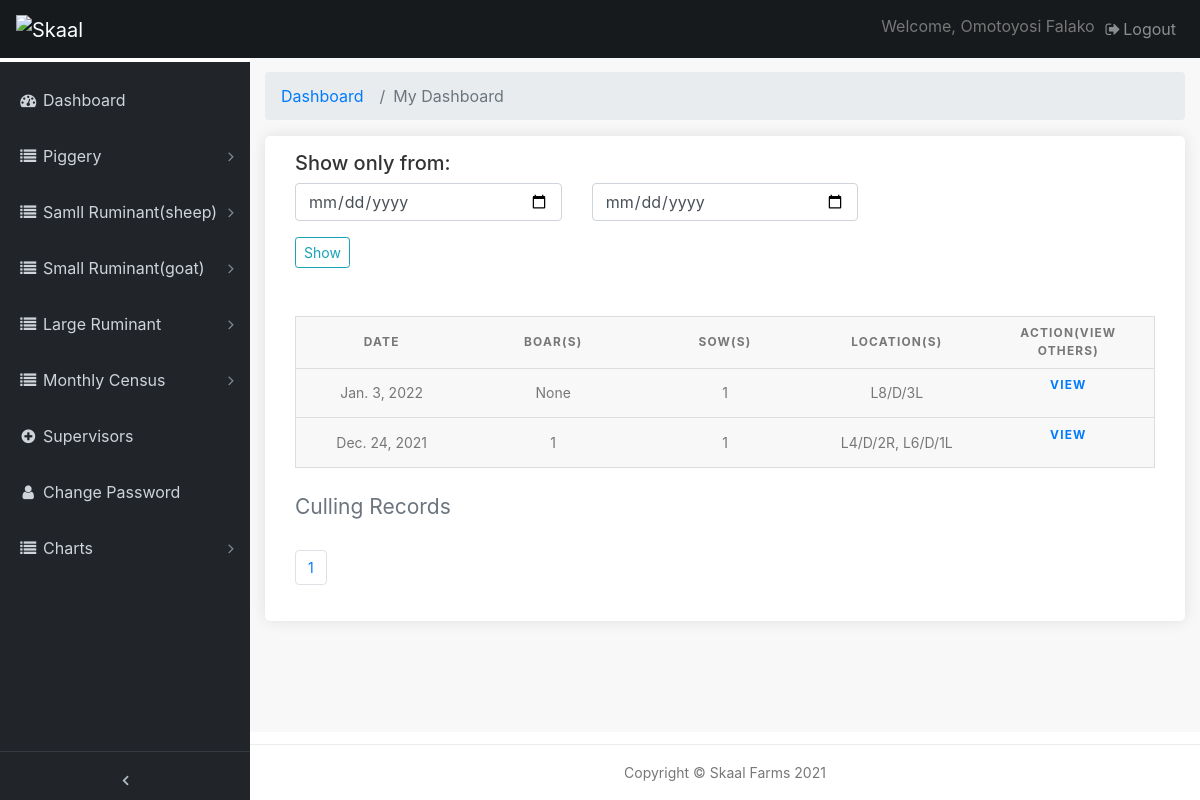
The page /pages/pig-cull-records (signed in) on the database as committed earlier.
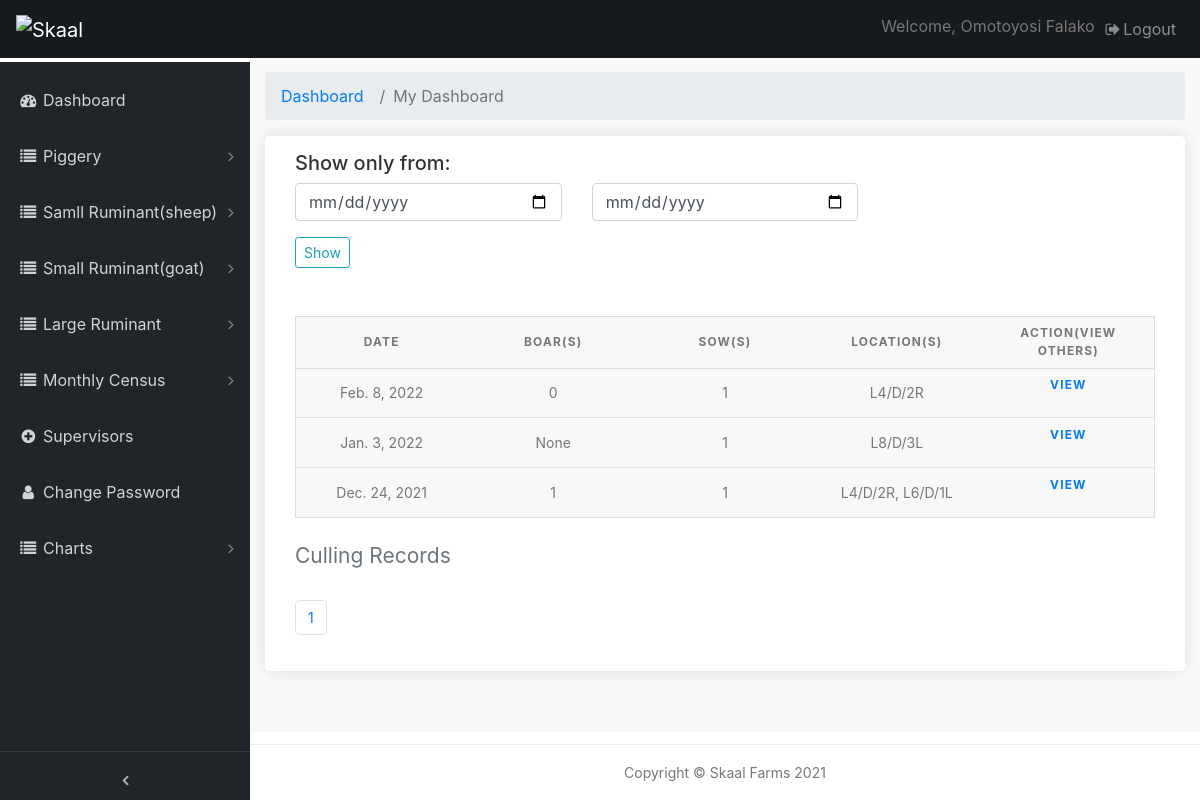
The same page on the database as committed later.
### farmrecord/models.py (models this page shows, shortened)
class PigCulling(models.Model):
    date = models.DateField(default=timezone.now)
    sow_num = models.IntegerField(verbose_name='Sow(s)', blank=True, null=True, default=0)
    boar_num = models.IntegerField(verbose_name='Boar(s)', blank=True, null=True, default=0)
    section = models.ForeignKey(Section, verbose_name='Section', related_name='category8', null=True, on_delete=models.CASCADE)
    location = models.CharField(max_length=500, verbose_name='Location(s)')
    reason = models.TextField(max_length=500, verbose_name='Reason', blank=True)

### farmrecord/views.py (the view)
# urls.py: path('pig-cull-records', views.pig_cullrec, name='pig_cullrec'),
@login_required(login_url='/admin-page/login')
def pig_cullrec(request):
    pig_crec = PigCulling.objects.order_by('-date')
    query_form = PigcullFilter()
    paginated_filterpc = Paginator(pig_crec, 10)
    page_number = request.GET.get('page')
    pc_page_obj = paginated_filterpc.get_page(page_number)
    nums = "a" * pc_page_obj.paginator.num_pages
    context = {
        'pc_page_obj': pig_crec,
        'nums': nums,
        'q'    : query_form
    }
    context['pc_page_obj'] = pc_page_obj
    return render(request, 'pigcullrec.html', context)

### farmrecord/forms.py
class PigcullFilter(forms.ModelForm):
    date = forms.DateField(widget=forms.HiddenInput(), required=False)
    start_date = forms.DateField(
        widget=forms.TextInput(attrs={'class': 'form-control', 'type' : 'date', 'placeholder': 'From'}))
    end_date = forms.DateField(
        widget=forms.TextInput(attrs={'class': 'form-control', 'type' : 'date', 'placeholder': 'To'}))
    class Meta:
        model = PigCulling
        fields =('date',)

### templates/pigcullrec.html (shortened to what this page needs)
{% extends 'base.html' %}
{% load static %}
{% block content %}
  <div class="content-wrapper">
    <div class="container-fluid">
      <ol class="breadcrumb">
        <li class="breadcrumb-item">
          <a href="#">Dashboard</a>
        </li>
        <li class="breadcrumb-item active">My Dashboard</li>
      </ol>
		<div class="box_general padding_bottom">
      <h5>Show only from:</h5>
      <form class="mb-5" action="{% url 'farmrecord:cowmot_filter' %}">
        <div class="row">
          <div class="col-lg-4 col-md-12 form-group">
            {{ q.start_date }}
          </div>
          <div class="col-lg-4 col-md-12 form-group">
            {{ q.end_date }}
          </div>
        </div>
        <input type="submit" class="btn btn-outline-info btn-sm" value="Show">
      </form>
			<table>
        <caption>Culling Records</caption>
        <thead>
          <tr>
            <th scope="col">Date</th>
            <th scope="col">Boar(s)</th>
            <th scope="col">Sow(s)</th>
            <th scope="col">Location(s)</th>
            <th scope="col">ACTION(View others)</th>
          </tr>
        </thead>
        <tbody>
          {% if pc_page_obj %}
          {% for a in pc_page_obj %}
          <tr>
            <td data-label="Date">{{ a.date }}</td>
            <td data-label="Boar(s)">{{ a.boar_num }}</td>
            <td data-label="Sow(s)">{{ a.sow_num }}</td>
            <td data-label="Location">{{ a.location }}</td>
            <th data-label="Action" class="table"><a href="{% url 'farmrecord:pig_cullrec_view' a.id %}" >View</a></th>
          {% endfor %}
          {% endif %}
          </tr>
        </tbody>
    </table>
    <nav aria-label="Page navigation example">
      <ul class="pagination">
       {% for i in nums %}
        <li class="page-item"><a href="?page={{ forloop.counter }}" class="page-link active">{{ forloop.counter }}</a></li>
       {% endfor %}
      </ul>
    </nav>
		</div>
	  </div>
   	</div>
{% endblock %}

Rows that differ between the two databases and show on the page:
added PigCulling: date "Feb. 8, 2022", boar_num "0", sow_num "1", location "L4/D/2R"
